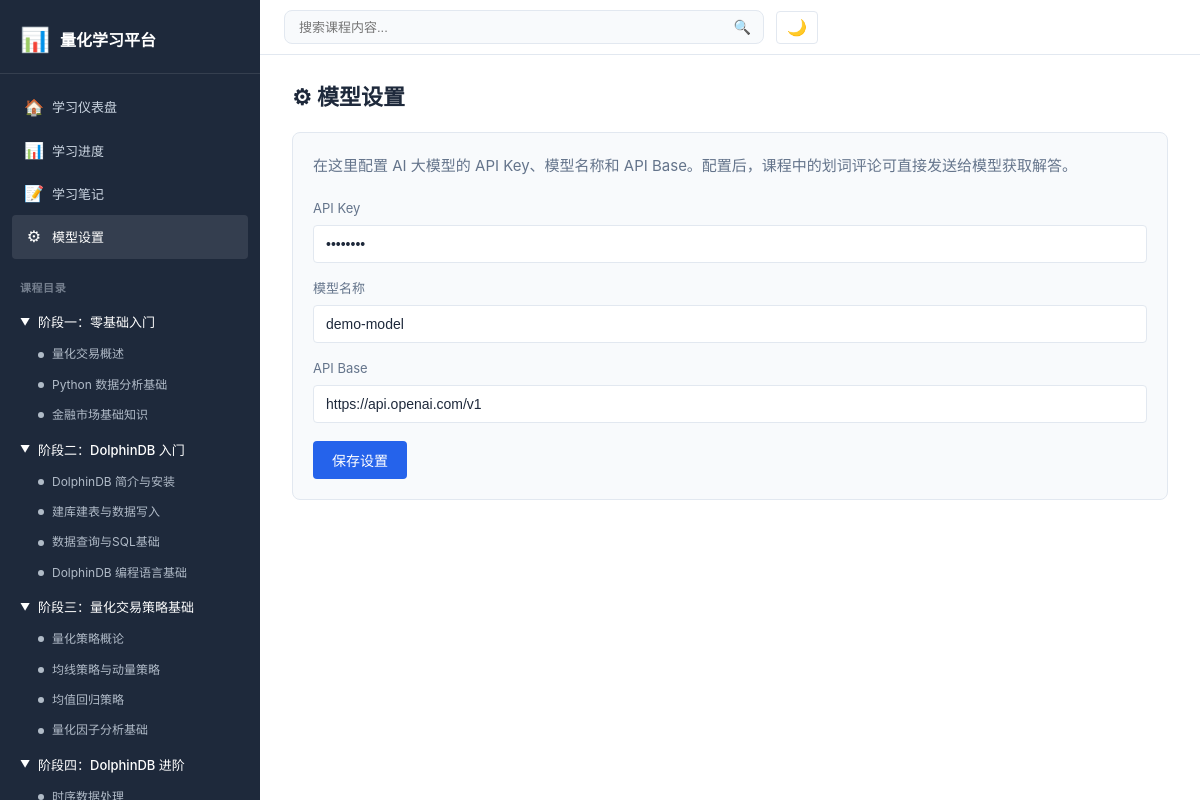
The app's page /settings, older data.
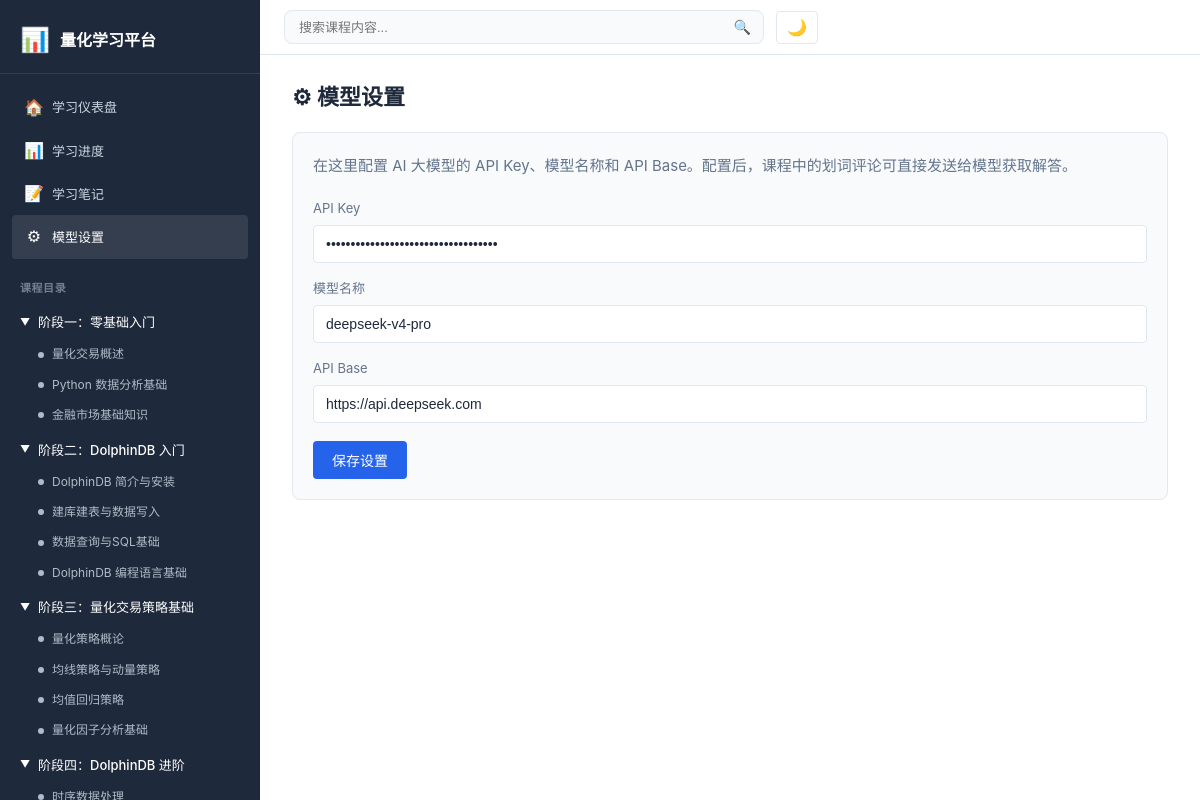
The same page, newer data.
### tables this page shows
CREATE TABLE settings (
            key TEXT PRIMARY KEY,
            value TEXT NOT NULL
        );

### routers/notes.py (the view)
@router.get("/settings", response_class=HTMLResponse)
async def settings_page(request: Request):
    phases = content_service.get_all_phases()
    settings = progress_service.get_settings()
    return request.app.state.templates.TemplateResponse(request=request, name="settings.html", context={
        "request": request,
        "phases": phases,
        "settings": settings
    })

### templates/settings.html (shortened to what this page needs)
{% extends "base.html" %}
{% block content %}
<div class="settings-page">
    <h1>&#x2699; 模型设置</h1>
    <div class="settings-card">
        <div class="settings-desc">
            在这里配置 AI 大模型的 API Key、模型名称和 API Base。配置后，课程中的划词评论可直接发送给模型获取解答。
        </div>
        <div class="settings-form-grid">
            <div class="settings-form-group">
                <label for="api-key">API Key</label>
                <input id="api-key" class="settings-input" type="password" value="{{ settings.get('api_key', '') }}" placeholder="请输入 API Key">
            </div>
            <div class="settings-form-group">
                <label for="model-name">模型名称</label>
                <input id="model-name" class="settings-input" type="text" value="{{ settings.get('model_name', '') }}" placeholder="例如 deepseek-chat / gpt-4o-mini">
            </div>
            <div class="settings-form-group">
                <label for="api-base">API Base</label>
                <input id="api-base" class="settings-input" type="text" value="{{ settings.get('api_base', 'https://api.openai.com/v1') }}" placeholder="https://api.openai.com/v1">
            </div>
        </div>
        <div class="settings-actions">
            <button class="btn btn-primary" id="save-settings-btn">保存设置</button>
        </div>
    </div>
</div>
{% endblock %}

### templates/base.html (shortened to what this page needs)
<!DOCTYPE html>
<html lang="zh-CN" data-theme="light">
<head>
    <link rel="stylesheet" href="/static/css/style.css">
</head>
<body>
    <div class="app-layout">
        <aside class="sidebar" id="sidebar">
            <div class="sidebar-header">
                <a href="/" class="logo">
                    <span class="logo-icon">&#x1F4CA;</span>
                    <span class="logo-text">量化学习平台</span>
                </a>
            </div>
            <nav class="sidebar-nav">
                <div class="nav-section">
                    <a href="/" class="nav-item {% if request.url.path == '/' %}active{% endif %}">
                        <span class="nav-icon">&#x1F3E0;</span> 学习仪表盘
                    </a>
                    <a href="/progress" class="nav-item {% if request.url.path == '/progress' %}active{% endif %}">
                        <span class="nav-icon">&#x1F4CA;</span> 学习进度
                    </a>
                    <a href="/notes" class="nav-item {% if request.url.path == '/notes' %}active{% endif %}">
                        <span class="nav-icon">&#x1F4DD;</span> 学习笔记
                    </a>
                    <a href="/settings" class="nav-item {% if request.url.path == '/settings' %}active{% endif %}">
                        <span class="nav-icon">&#x2699;</span> 模型设置
                    </a>
                </div>
                <div class="nav-section">
                    <div class="nav-section-title">课程目录</div>
                    {% for phase in phases %}
                    <div class="nav-phase expanded">
                        <div class="nav-phase-title" onclick="togglePhase(this)">
                            <span class="phase-toggle">&#x25BC;</span>
                            {{ phase.phase_title }}
                        </div>
                        <div class="nav-phase-chapters">
                            {% for ch in phase.chapters %}
                            <a href="/chapter/{{ ch.id }}" class="nav-chapter {% if chapter and chapter.id == ch.id %}active{% endif %}">
                                <span class="chapter-dot"></span>
                                {{ ch.title }}
                            </a>
                            {% endfor %}
                        </div>
                    </div>
                    {% endfor %}
                </div>
            </nav>
        </aside>
        <main class="main-content">
            <header class="top-bar">
                <div class="top-bar-search">
                    <form action="/search" method="get" class="search-form">
                        <input type="text" name="q" placeholder="搜索课程内容..." value="{{ query|default('') }}">
                        <button type="submit">&#x1F50D;</button>
                    </form>
                </div>
                <div class="top-bar-actions">
                    <button class="theme-toggle" onclick="toggleTheme()" title="切换暗色模式">
                        <span class="theme-icon">&#x1F319;</span>
                    </button>
                </div>
            </header>
            <div class="content-area {% block content_area_class %}{% endblock %}">
                {% block content %}{% endblock %}
            </div>
        </main>
    </div>
</body>
</html>

Row changes from the older to the newer data that the page shows:
changed settings: get "demo-model" → "deepseek-v4-pro"
changed settings: get "https://api.openai.com/v1" → "https://api.deepseek.com"
